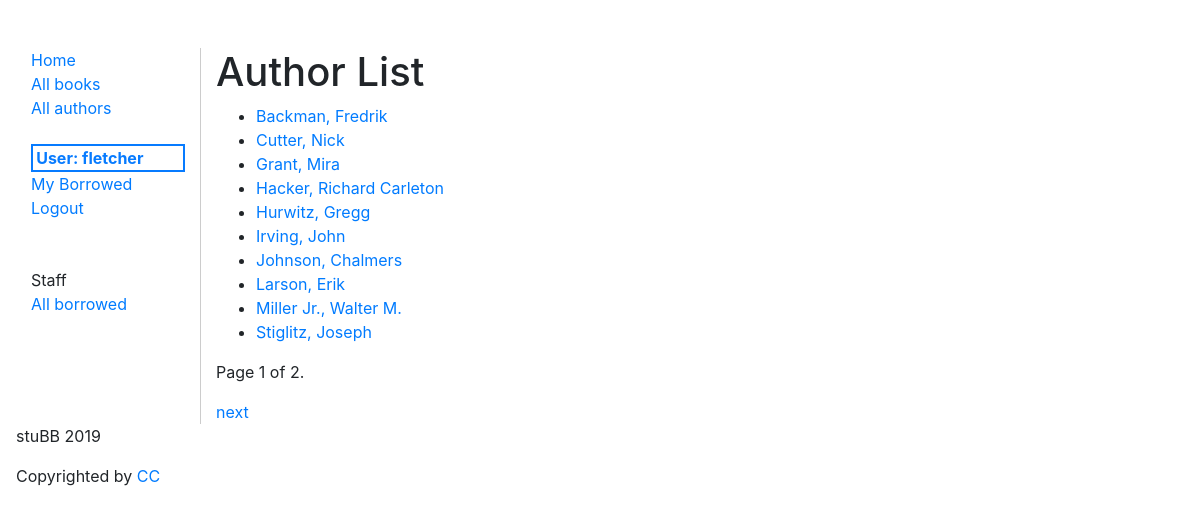
The app's page /catalog/authors (signed in) with its own data.
### catalog/models.py (models this page shows, shortened)
class Author(models.Model):
  first_name = models.CharField(max_length=100)
  last_name = models.CharField(max_length=100)
  date_of_birth = models.DateField(null=True, blank=True, verbose_name='Birthdate (yyyy-mm-dd)' )
  date_of_death = models.DateField('died', null=True, blank=True)
  born_in = models.CharField(max_length=200, null=True, blank=True)
  education = models.CharField(max_length=200, null=True, blank=True)
  COMMON_BOOK_AWARDS = (
    ('booker', 'Booker Award'),
    ('caldecott', 'Caldecott Medal'),
    ('nba', 'National Book Award'),
    ('nbcca', 'National Book Critics Circle Award'),
    ('newbery', 'Newbery Medal'),
    ('npl', 'Nobel Prize for Literature'),
    ('p/f', 'PEN/Faulkner Award'),
    ('pp', 'Pulitzer Prize'),
    ('cwp', "Commonwealth Writers' Prize"),
    ('emma', 'EMMA Awards')
  )
  awards = models.CharField(max_length=10, choices=COMMON_BOOK_AWARDS, null=True, blank=True)
  class Meta:
    ordering = ["last_name", "first_name"]
  def get_absolute_url(self):
    return reverse('author-detail', args=[str(self.id)])

### catalog/views.py (the view)
# urls.py: path('authors', views.AuthorListView.as_view(), name="authors"),
class AuthorListView(LoginRequiredMixin, generic.ListView):
  model = Author
  template_name = 'catalog/author_list.html'
  paginate_by = 10

### templates/catalog/author_list.html (shortened to what this page needs)
{% extends 'catalog/base.html' %}
{% block content %}
    <h1>Author List</h1>
    {% if author_list %}
    <ul>
        {% for author in author_list %}
            <li><a href="{{ author.get_absolute_url }}">{{ author.last_name }}, {{ author.first_name }}</a>{{ author.book }}</li>
        {% endfor %}
    </ul>
    {% else %}
        <p>There are no authors listed at this time.</p>
    {% endif %}
{% endblock %}

### templates/catalog/base.html (shortened to what this page needs)
<!DOCTYPE html>
<html lang="en">
  <head>
    {% load staticfiles %}
    {% block head %}
    <link rel="stylesheet" href="{% static 'styles/catalog.css' %}" />
    <link rel="stylesheet" href="https://stackpath.bootstrapcdn.com/bootstrap/4.1.3/css/bootstrap.min.css">
    {% endblock %}
  </head>
  <body>
    <div class="container-fluid">
    <div class="row">
      <div class="col-sm-2">
      {% block sidebar %}
        <ul class="sidebar-nav">
          <li><a href="{% url 'index' %}">Home</a></li>
          <li><a href="{% url 'books' %}">All books</a></li>
          <li><a href="{% url 'authors' %}">All authors</a></li><br />
        {% if user.is_authenticated %}
          <li class="current-user">User: {{ user.get_username }}</li>
          <li><a href="{% url 'my-borrowed' %}">My Borrowed</a> </li>
          <li><a href="{% url 'logout'%}">Logout</a></li>
          <br><br>
          <li>Staff</li>
          <li><a href="{% url 'all-borrowed' %}">All borrowed</a></li>
        {% else %}
          <li><a href="{% url 'login'%}">Login</a></li>
        {% endif %}
        </ul>
     {% endblock %}
      </div>
      <div class="col-sm-10 content">
        {% block content %}{% endblock %}
        {% block pagination %}
  {% if is_paginated %}
    <div class="pagination">
      <span class="page-links">
        <span class="page-current">
          <p>Page {{ page_obj.number }} of {{ page_obj.paginator.num_pages }}.</p>
        </span>
        {% if page_obj.has_next %}
          <a href="{{ request.path }}?page={{ page_obj.next_page_number }}">next</a>
        {% endif %}
      </span>
    </div>
  {% endif %}
{% endblock %}
      </div>
    </div>
  </div>
  <footer class="basic-footer">
      <p> stuBB 2019</p>
      <p>Copyrighted by <a href="https://creativecommons.org/licenses/by/3.0/">CC</a></p>
  </footer>
  </body>
</html>

### catalog/static/styles/catalog.css (style rules this page uses)
.sidebar-nav { margin-top: 3em; list-style: none; margin-left: -1.5em; }
.content { margin-top: 3em; border-left: 1px solid #ccc; }
.current-user { border: 2px solid #077bff; color: #077bff; font-weight: bold; padding-left: .2em; }
footer { padding-left: 1em; }

### records on screen
Author: last_name "Backman", first_name "Fredrik"
Author: last_name "Cutter", first_name "Nick"
Author: last_name "Grant", first_name "Mira"
Author: last_name "Hacker", first_name "Richard Carleton"
Author: last_name "Hurwitz", first_name "Gregg"
Author: last_name "Irving", first_name "John"
Author: last_name "Johnson", first_name "Chalmers"
Author: last_name "Larson", first_name "Erik"
Author: last_name "Miller Jr.", first_name "Walter M."
Author: last_name "Stiglitz", first_name "Joseph"

### other values on screen
{{ user.get_username }} "fletcher"
{{ page_obj.number }} "1"
{{ page_obj.paginator.num_pages }} "2"
